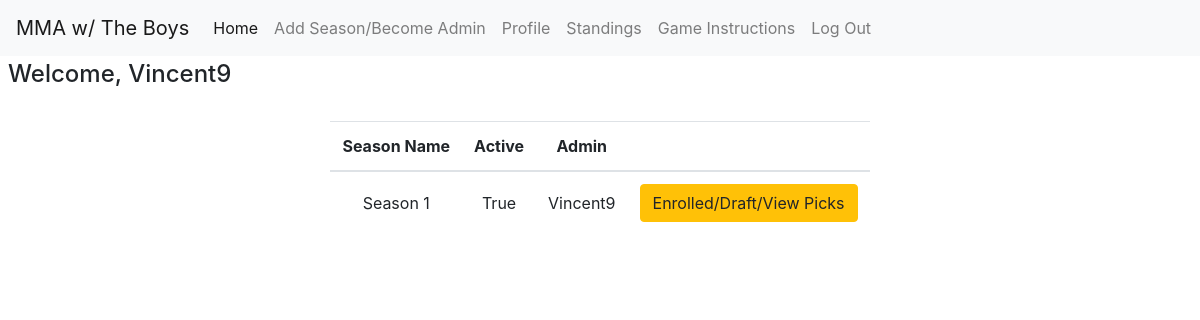
Page /home (signed in) on the committed database.
### models/user.py (models this page shows, shortened)
class UserModel(db.Model):
    __tablename__ = "users"
    id = db.Column(db.Integer, primary_key=True)
    username = db.Column(db.String(80))
    password = db.Column(db.String(110))
    totalPoints = db.Column(db.Integer)
    picks = db.relationship('UserPicksModel', lazy='dynamic')
    def json(self):
        return {
            'id': self.id,
            'username': self.username,
            'total_points': self.totalPoints,
            'picks': [pick.json() for pick in self.picks.all()]
        }
    @classmethod
    def find_by_username(cls, username):
        return cls.query.filter_by(username=username).first()

### models/season.py (models this page shows, shortened)
class SeasonModel(db.Model):
    __tablename__ = 'season'
    id = db.Column(db.Integer, primary_key=True)
    name = db.Column(db.String(80))
    active = db.Column(db.Boolean)
    admin = db.Column(db.String(80))
    eventList = db.relationship('TournamentModel', lazy='dynamic')
    @classmethod
    def all_seasons(cls):
        return cls.query.all()

### resources/homepage.py (the view)
class HomePage(Resource):
    def get(self):
        if "user" in session:
            user = UserModel.find_by_username((session['user']))
            if user:
                u1 = user.json()
                seasonData = SeasonModel.all_seasons()
                enObj = SeasonEnrolledModel.all_seasons_user_enrolled_in(u1['id'])
                seasonsEnrolled_byUser = [e.season_id for e in enObj]
                return make_response(render_template("mainHome.html", userdata=user, seasondata=seasonData, seasonsEnrolled_byUser=seasonsEnrolled_byUser))
            else:
                return make_response(render_template("mainSignIn-pleasesignin.html"), 200)
        else:
            return make_response(render_template("mainSignIn-pleasesignin.html"), 200)

### models/season_enrolled.py (called while the page is built)
    @classmethod
    def all_seasons_user_enrolled_in(cls, userid):
        return cls.query.filter_by(user_id=userid).all()

### models/userpicks.py (called while the page is built)
    def json(self):
        return {
            "id": self.id,
            "tournid": self.tournid,
            "userid": self.user_id,
            "fightid": self.fightid,
            "pickedwinner": self.pickedwinner,
            "how": self.how,
            "rd": self.rd,
            "points": self.points
        }

### templates/mainHome.html (shortened to what this page needs)
{% extends "base-nav.html" %}
{% block mainArea %}
<h4 class="mt-1 ml-2">Welcome, {{userdata.username}}</h4>
<div class="table-responsive">
<table class="table  mx-auto w-auto  mt-4">
    <thead>
    <tr>
        <th scope="col" class="text-center">Season Name</th>
        <th scope="col" class="text-center">Active</th>
        <th scope="col" class="text-center">Admin</th>
        <th></th>
    </tr>
    </thead>
    <tbody>
    {% if seasondata|length %}
        {% for s1 in seasondata %}
    <tr>
        <td class="text-center align-middle">{{s1.name}}</td>
        <td class="text-center align-middle">{{s1.active}}</td>
        <td class="text-center align-middle">{{s1.admin}}</td>
        {% if s1.id in seasonsEnrolled_byUser %}
        <td>
            <button class="{{s1.id}} btn-block btn btn-warning btn-view btn-md">Enrolled/Draft/View Picks</button>
        </td>
        {% else %}
        <td>
            <button class="{{s1.id}} btn-block d-block btn btn-primary btn-draft btn-md" data-toggle="modal" data-target="#enrolledmodal">Enroll/Draft</button>
        </td>
        {% endif %}
    </tr>
        {% endfor %}
    {% endif %}
    </tbody>
</table>
</div>
{% endblock %}

### templates/base-nav.html (style rules this page uses)
html { overflow-y: scroll; overflow-x: hidden; }

### rows in the picture
UserModel: username "Vincent9"
SeasonModel: name "Season 1", active "True", admin "Vincent9"
